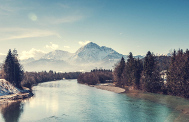
#> input picture Visual_n_Scientific_Comp/jupyter_files/vsc-05/images/landscape_smallest.jpg, 189 x 122 px
$ python testkmeans.py
#> lines starting #> are read from the running program, lines starting #| are printed output that depends on the picture
#> further down, img is the input picture: shape (122, 189, 3); mean R, G, B 141.6, 155, 154.3
#| point0 [144 173 181]
import numpy as np
import matplotlib.pyplot as plt
import random

# show plot first run
#%matplotlib inline
# test autocompletion with tab or tab+shift
#%config IPCompleter.greedy=True

def distance(a, b):
    """calculates the euclidean distance"""
    return np.linalg.norm(a-b)


def plot_clusters(points, centers, indices):
    """plots the clusters"""
    cluster_colors = ['r', 'b', 'y', 'g', 'm', 'c','k']
    plt.clf()
    plt.axis('equal')
    plt.ion()
    for i in range(len(centers)):
        # Plotting the clusters
        plt.plot(*zip(*points[indices == i]),  marker='.', color=cluster_colors[i], ls='')
        # Plotting cluster centers
        plt.plot(centers[i][0], centers[i][1],  marker=r'$\bowtie$', color='k', markersize=10)

    plt.savefig('ex05_kmeans_2dpoints.png')
    plt.pause(1)
    plt.show()


def initialize(points, k):
    """
    Initialize k-means by returning k cluster centers. The cluster centers are
    random sample points.

    :param points: ndarray with shape (N,d) containing datasetpoints, where
                   N is number of points and d is the dimension of the points.
    :param k: number of cluster centers.
    :return: ndarray with shape(k,d) containing the random cluster centers
    """
#> called with points = array of shape (23058, 3), k = 5
    # 1.1 Initializieren Sie das cluster center ndarray
    centers = np.zeros((k, points.shape[1]), np.float32)

    # 1.2 Pro cluster center (k) wähle einen zufälligen Punkt als cluster center
    # select k different indice samples, always not equal to each other
    idx_samples = random.sample(range(0, points.shape[0]), k)
#> idx_samples = [12623, 13781, 1326, 8484, 16753]
    #print('idx',idx_samples)
    #print('pointssel',points[idx_samples,:])

    # select centers from points
    centers = points[idx_samples,:]
#> centers = [[33, 39, 55], [70, 63, 71], [167, 185, 185], [182, 199, 193], [172, 146, 129]]
    #print('centers',centers)

    # 1.3 Returnen Sie die cluster center
    return centers


def assign_to_center(points, centers):
    """
    Assigns each data point to its nearest cluster center (the smallest eucledian distance).
    The function returns the indices and the overall_distance,
    such that the nearest cluster center of point[i] is centers[indices[i]]
    (The overall distance can be used as a measure of global change.)

    :param points: ndarray with shape (N,d) containing datasetpoints, where
                   N is number of points and d is the dimension of the points.
    :param centers: ndarray with shape (k,d) containing the current cluster centers,
                    where k is the number of cluster and d the dimension of the points.
    :return: indices and overall_distance
    """

    """
    overall_dist = 0.0
    numP = points.shape[0]
    numCl = centers.shape[0]

    print('numP,numCL',numP,numCl)
    # 2.1.1 Berechnen Sie pro Punkt die Distanz zu allen cluster centers und speichern
    # Sie den index des nächsten Clusters sowie den Abstaende zu dem cluster centers
    indices = np.zeros((numP),dtype=int)

    # YOUR CODE HERE
    tmp = np.zeros(numCl,dtype=float)
    #print('centers[k,:]',centers[0,:])
    #print(tmp)
    print('comp_centers', centers)

    for n in range(numP):
        for k in range(numCl):
            tmp[k] = distance(centers[k,:], points[n,:])


        if n==14502:
            print('n==0 tmp:',tmp)


        idx = np.argmin(tmp)
        indices[n] = idx
        overall_dist += np.min(tmp)
        if n==14502:
            print('point',points[n,:])
            print('idx', idx)
    """
    print('comp_centers', centers)

    indices = np.zeros((points.shape[0]),dtype=int)
    numclusters = centers.shape[0]
    overall_dist = 0
    # YOUR CODE HERE
    tmp = np.zeros(numclusters,dtype=float)
    #print(tmp)
    for r in range(points.shape[0]):
        for k in range(numclusters):
            tmp[k] = distance(centers[k,:], points[r,:])


        idx = np.argmin(tmp)
        indices[r] = idx
        overall_dist += np.min(tmp)

        if r==9858:
            print('point 9858',points[r,:])
            print('idx', indices[r])
            print('nearest color', centers[indices[r]])

        if r==14502:
            print('point 14502',points[r,:])
            print('idx', indices[r])
            print('nearest color', centers[indices[r]])

    # 2.1.2 Returnen Sie die Indices sowie die Summe der Abstände
    return indices, overall_dist


def update_centers(points, centers, indices):
    """
    Updates the cluster centers depending on the point assignment (indices).
    The new cluster center is the mean of all points belonging to this cluster center.

    :param points: ndarray with shape (N,d) containing datasetpoints, where
                   N is number of points and d is the dimension of the points.
    :param centers: ndarray with shape (k,d) containing the current cluster centers,
                    where k is the number of cluster and d the dimension of the points.
    :param indices: ndarray with shape (N) containing the index of the cluster
                    center for every point.
    :return: new cluster centers
    """
    print('old_centers', centers)
    # 2.2.1 Updaten Sie die cluster centers mit dem Durchschnittspunkt in jedem Cluster
    #print('point shape', points.shape)
    #print('centers shape', centers.shape)
    #print('indic1es shape', indices.shape)
    tmp = []
    #print('range',centers.shape[0])
    for n in range(centers.shape[0]):
        #print('sel indices:',np.sum(indices==n))
        idx = indices==n
        print('idx', len(idx))

        tmp = points[idx,:] # fancy indexing
        print('tmp shape', tmp.shape)
        #print('tmp mean', np.sum(tmp,axis=0)/tmp.shape[0])
        #print('tmp shape', tmp.shape)

        #print('tmp',tmp)
        meanw = np.mean(tmp,axis=0)
        #print('mean',meanw.shape, meanw)
        centers[n] = meanw

    print('class at 14502',indices[14502])
    print('centers final',centers)

    return centers


def k_means(points, k, iterations=10):

    print('point0',points[0])
    """
    Assigns each data point to its nearest cluster center (the smallest eucledian distance).
    The function returns the indices and the overall_distance,
    such that the nearest cluster center of point[i] is centers[indices[i]]
    (The overall distance can be used as a measure of global change.)

    :param points: ndarray with shape (N,d) containing datasetpoints, where
                   N is number of points and d is the dimension of the points.
    :param k: number of cluster centers.
    :param iterations: number of k-means iterations.
    :return: cluster centers und indices
    """
    #print('point size',points.shape)

    # 1. Initializieren Sie die cluster centers und die indices.
    # initialize current cluster centers (i.e. the pixels that represent a cluster center)
    centers = []
    #print ('centers shape',centers.shape)
    indices = []
    #print ('indices shape',indices.shape)

    # Implementieren Sie dazu die Funktion initialize
    centers = initialize(points, k)
    print ('centers start',centers)
#| centers start [[ 33  39  55]
#|  [ 70  63  71]
#|  [167 185 185]
#|  [182 199 193]
#|  [172 146 129]]

    img = plt.imread("images/landscape_smallest.jpg").copy()


    # 2. Pro iteration:
    distance_old = 1000000.0
    distance_new = 0.0
    for i in range(iterations):

        # 2.1 Weisen Sie den Punkten die jeweiligen cluster center zu
        # Implementieren Sie dazu die Funktion assign_to_center
        indices, distance_new = assign_to_center(points, centers)
        #print(indices, distance)

        print('after assign to center')
        for i in range(len(centers)):
            map = indices.reshape(img.shape[:2])
            img[map == i,:] = centers[i]
        plt.imshow(img)
        plt.show()


        # 2.2 Aktualisieren Sie die neuen cluster center anhand der berechneten indices.
        # Implementieren Sie dazu die Funktion update_centers
        #print('old_centers', centers)
        centers = update_centers(points, centers, indices)
        #print('new centers',centers)

        print('after update centers')
        for i in range(len(centers)):
            map = indices.reshape(img.shape[:2])
            img[map == i,:] = centers[i]
        plt.imshow(img)
        plt.show()


        # 2.3 (optional) Plotten Sie die cluster und Datenpunkte mittels plot_clusters
        #plot_clusters(points, centers, indices)

        # 2.4 (optional) Brechen Sie die Schleife vorzeitig ab sollten sich die
        # Distanz zu den cluster centern kaum noch verändert haben
        percent = 100*(np.abs(distance_old - distance_new)) / distance_old
        print('Error: {0:.3f}'.format(percent))

        if percent < 1:
            break

        distance_old = distance_new
#> this loop made 3 passes
#> (distance_new, percent, distance_old) on passes 1 to 3: (2144446.4, 114.4, 2144446.4), (2055942, 4.13, 2055942), (2966809.9, 44.3, 2966809.9)
#> (printed output is left out)
#> pass 1, in k_means, `plt.show()`:
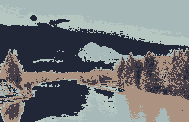
#> shown: shape (122, 189, 3); mean R, G, B 116.7, 120.5, 122.7
#> pass 1, in k_means, `plt.show()`:
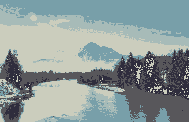
#> shown: shape (122, 189, 3); mean R, G, B 141, 154.4, 153.6
#> pass 2, in k_means, `plt.show()`:
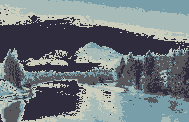
#> shown: shape (122, 189, 3); mean R, G, B 112.6, 122.3, 126.9
#> pass 2, in k_means, `plt.show()`:
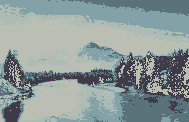
#> shown: shape (122, 189, 3); mean R, G, B 141.1, 154.5, 153.7
#> after the loop:
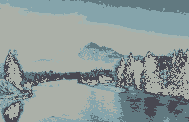
#> img: shape (122, 189, 3); mean R, G, B 141.3, 154.4, 153.7
#> after the loop, centers = [[133, 164, 171], [162, 179, 176], [72, 72, 81], [97, 121, 128], [171, 176, 168]]

    # 3. Return cluster centers und indices
    return centers, indices


# ---------------------------------------------------------------------------
# k-means Beispielaufrufe (Hier unten ist alles funktionstüchtig)
# Lesen Sie sich den Bereich dennoch durch.
# ---------------------------------------------------------------------------
if __name__ == "__main__":
    # Initializierung
    num_clusters = 4
    num_iter = 3

    '''
    # Laden der Datenpunkte
    points = np.loadtxt('kmeans_points.txt')

    # Aufrufen von k-means mit den Datenpunkten
    # TODO: Implementieren Sie k_means:
    centers, indices = k_means(points, num_clusters, num_iter)

    # Plotten des Ergebnisses
    plot_clusters(points, centers, indices)

    print('kmeans wird gestoppt, falls weniger 1% Änderung des Fehlers')
    '''

    # Wenn k-means funktionstüchtig ist, kann dieser Bereich einkommentiert werden
    # Mit diesm Beispielcode kann in einem Bild die Anzahl der Farben reduziert
    # werden (nötig um ein z.B. ein gif Bild zu generieren):
    img = plt.imread("images/landscape_smallest.jpg").copy()
    cc, ci = k_means(img.reshape(-1,3), 5, num_iter)
#> cc has the same summary as centers in k_means
    #print('cc',cc)
    for i in range(len(cc)):
        map = ci.reshape(img.shape[:2])
        img[map == i,:] = cc[i]
#> this loop made 5 passes
#> pass 1, `map = ci.reshape(img.shape[:2])`:
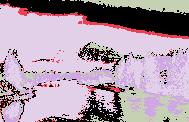
#> map: shape (122, 189) int64; 5 distinct labels, from 0 to 4; one colour per label, 0 black
        #plt.imshow(img)
        #plt.show()

    plt.imshow(img)
    plt.savefig('ex05_kmeans_colorquant.png')
    plt.show()
